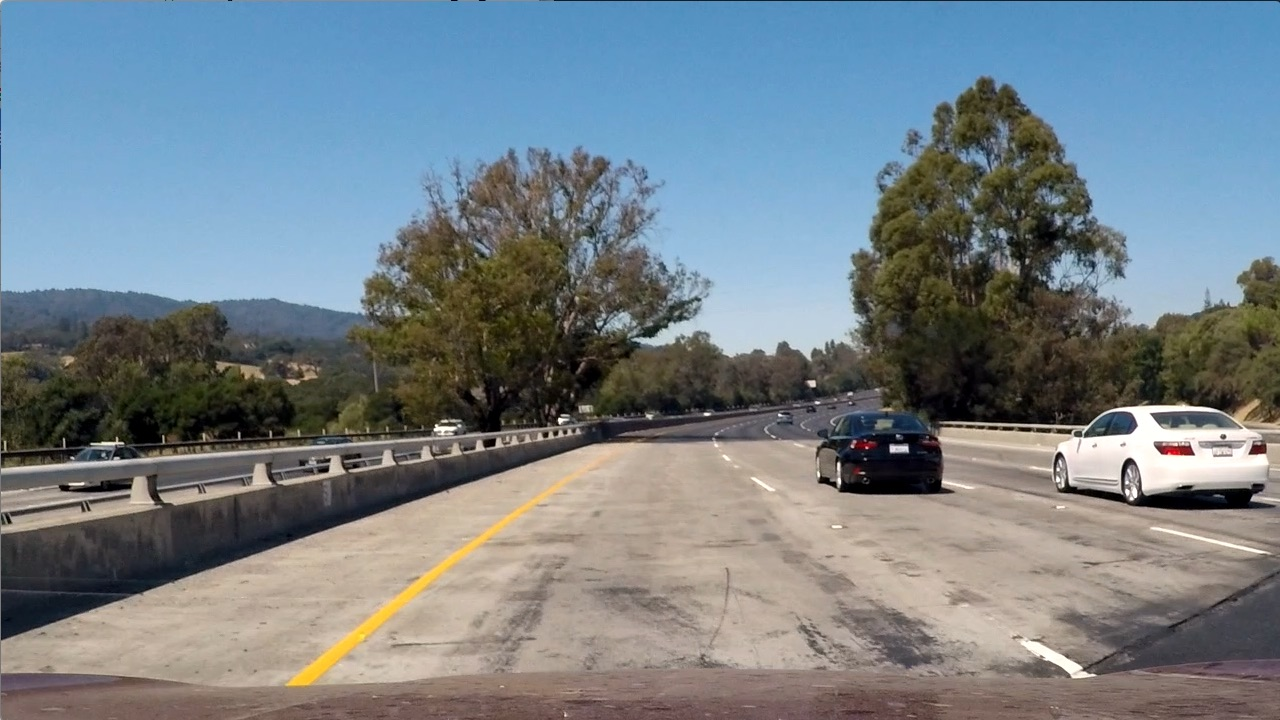
#> input picture computer_vision/Gradients_and_Color_Spaces/test1.jpg, 1280 x 720 px
$ python rgb_to_hls.py
#> lines starting #> are read from the running program, lines starting #| are printed output that depends on the picture; after the words box and inside, x2 and y2 are one past the last pixel; in counts of white or black regions, pixels touching at a corner belong together
import matplotlib.pyplot as plt
import matplotlib.image as mpimg
import numpy as np
import cv2

# Read in an image, you can also try test1.jpg or test4.jpg
image = mpimg.imread('test1.jpg')
#> image is the input picture: shape (720, 1280, 3); mean R, G, B 117.5, 128.7, 135.5

# Define a function that thresholds the S-channel of HLS
# Use exclusive lower bound (>) and inclusive upper (<=)
def hls_select(img, thresh=(0, 255)):
    # 1) Convert to HLS color space
#> called with thresh = (90, 255)
    hls = cv2.cvtColor(img, cv2.COLOR_RGB2HLS)
#> hls: shape (720, 1280, 3); mean of channels 0, 1, 2 60.2, 126.7, 74.4
    s_channel = hls[:,:,2]
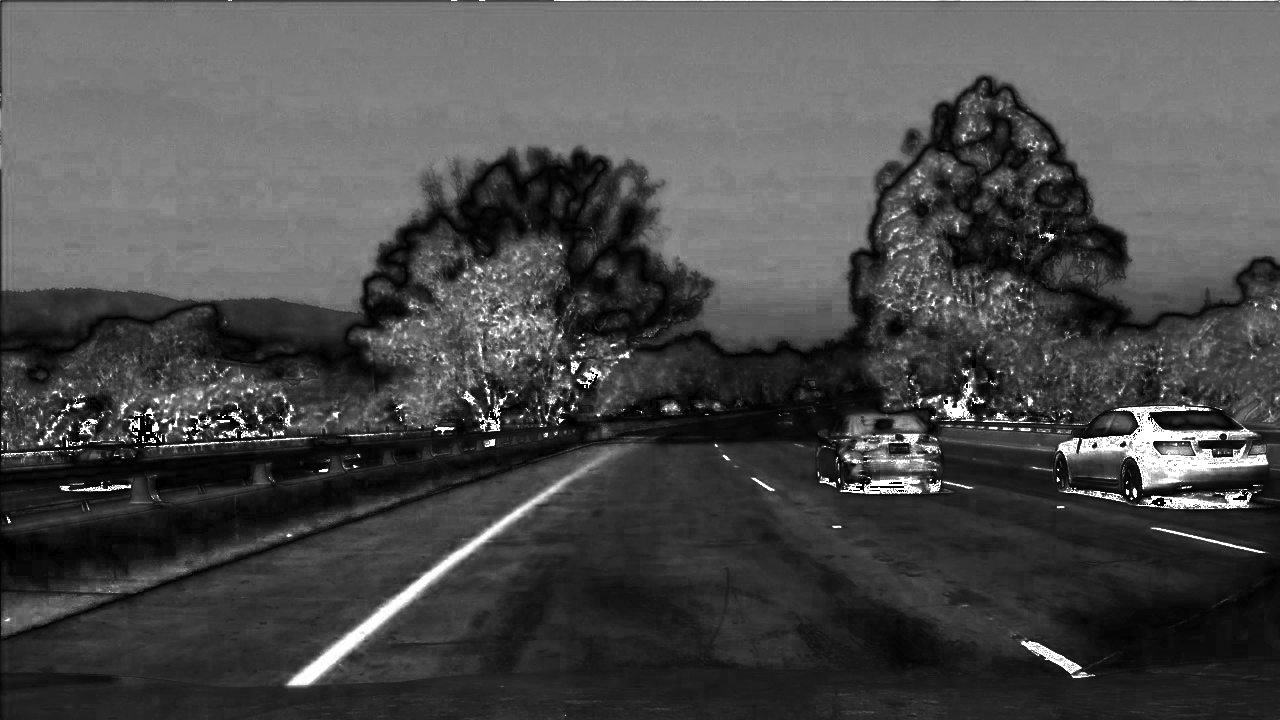
#> s_channel: shape (720, 1280); min 0, max 255, mean 74.4
    # 2) Apply a threshold to the S channel
    # 3) Return a binary image of threshold result
    binary_output = np.zeros_like(s_channel)
    binary_output[(s_channel > thresh[0]) & (s_channel <= thresh[1])] = 1
    #binary_output = np.copy(img) # placeholder line
    return binary_output

hls_binary = hls_select(image, thresh=(90, 255))
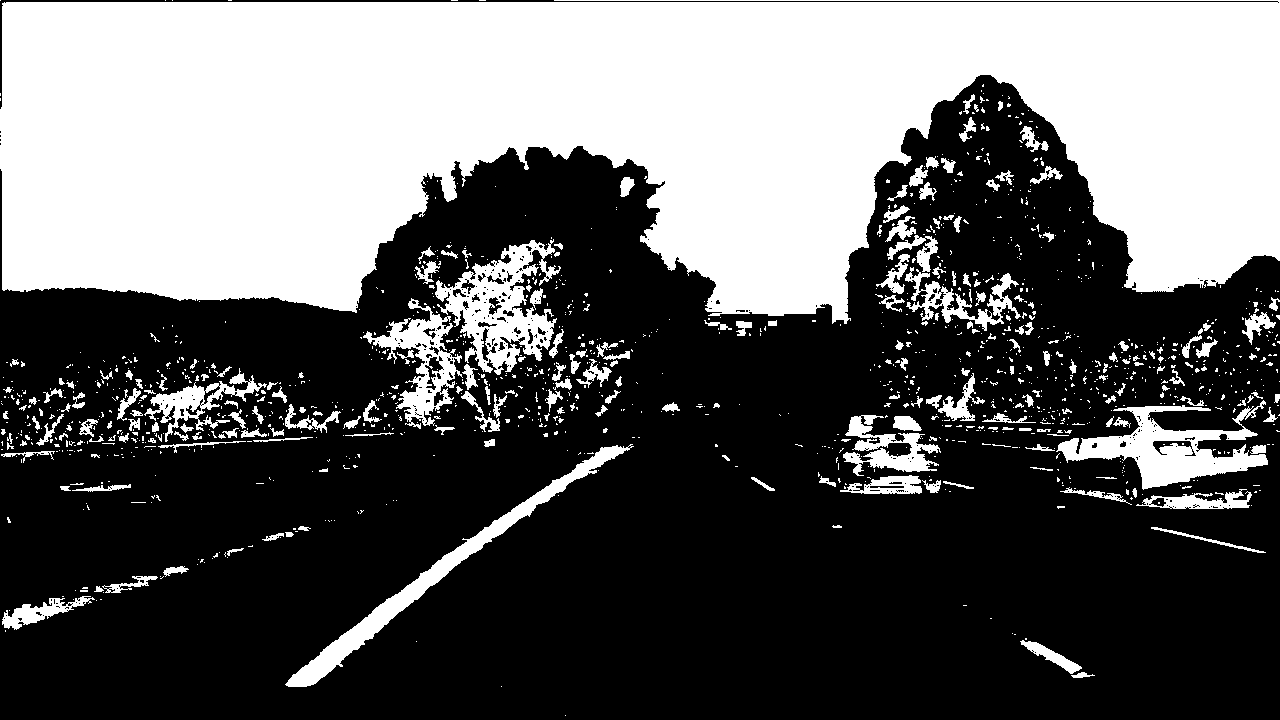
#> hls_binary: shape (720, 1280); values 0 (black) and 1 (white), 38.8% white; 1339 white regions (1101 under 20 px), largest, box (x1, y1, x2, y2) and area: (0, 0, 1280, 324) 299026, (435, 239, 561, 375) 7257, (1056, 400, 1268, 490) 7165

# Plot the result
f, (ax1, ax2) = plt.subplots(1, 2, figsize=(24, 9))
f.tight_layout()
ax1.imshow(image)
ax1.set_title('Original Image', fontsize=50)
ax2.imshow(hls_binary, cmap='gray')
ax2.set_title('Thresholded S', fontsize=50)
plt.subplots_adjust(left=0., right=1, top=0.9, bottom=0.)
plt.show()
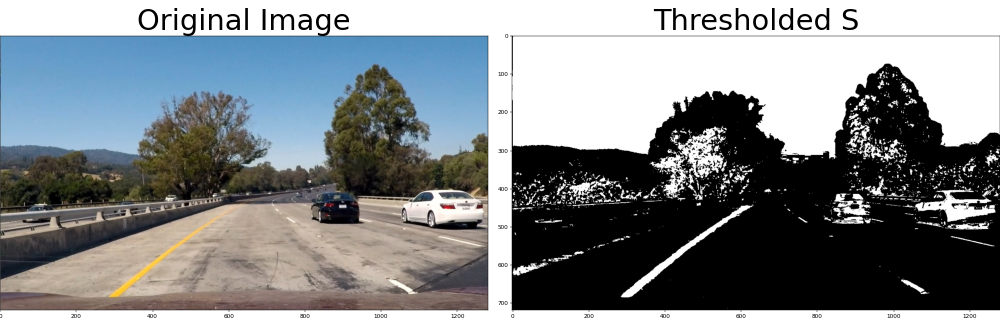
#> figure drawn by matplotlib, 2 panels

$ run again, with computer_vision/Gradients_and_Color_Spaces/test4.jpg copied over computer_vision/Gradients_and_Color_Spaces/test1.jpg
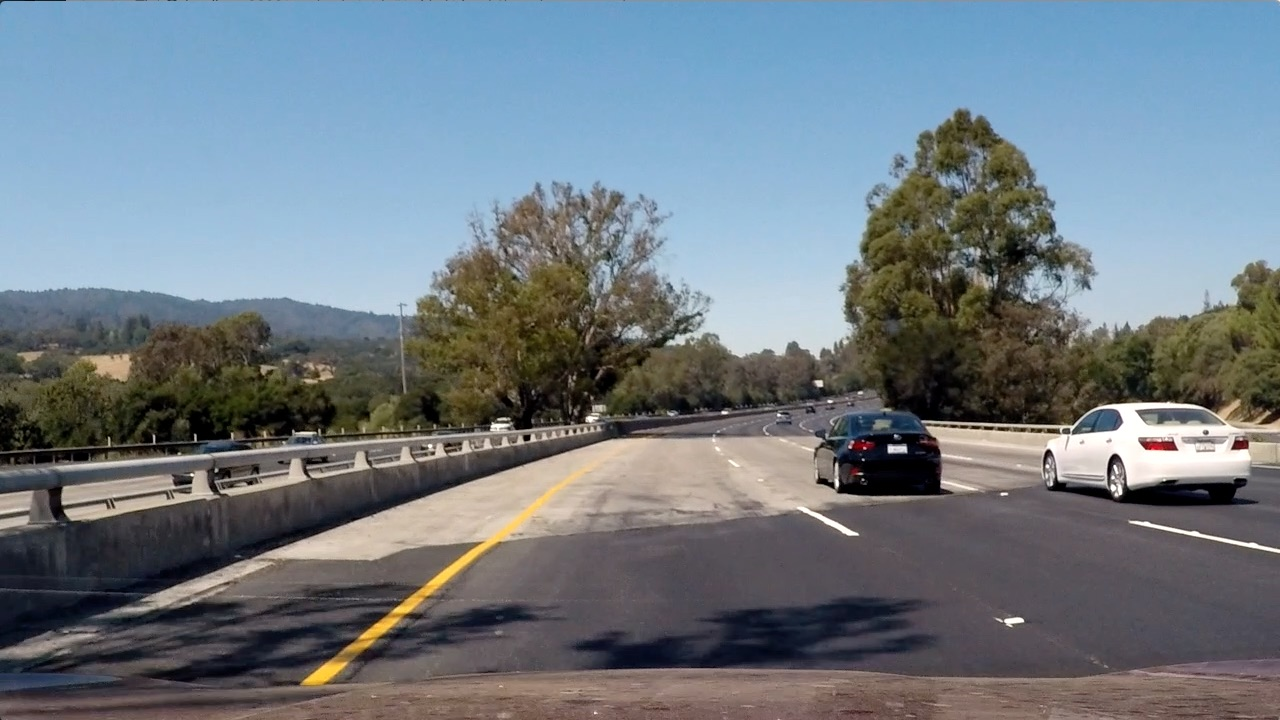
#> input picture computer_vision/Gradients_and_Color_Spaces/test4.jpg, 1280 x 720 px
#> image is the input picture: shape (720, 1280, 3); mean R, G, B 112.2, 122.7, 130.9
#> hls: shape (720, 1280, 3); mean of channels 0, 1, 2 80.5, 121.4, 71.8
#> `hls_binary = hls_select(image, thresh=(90, 255))`:
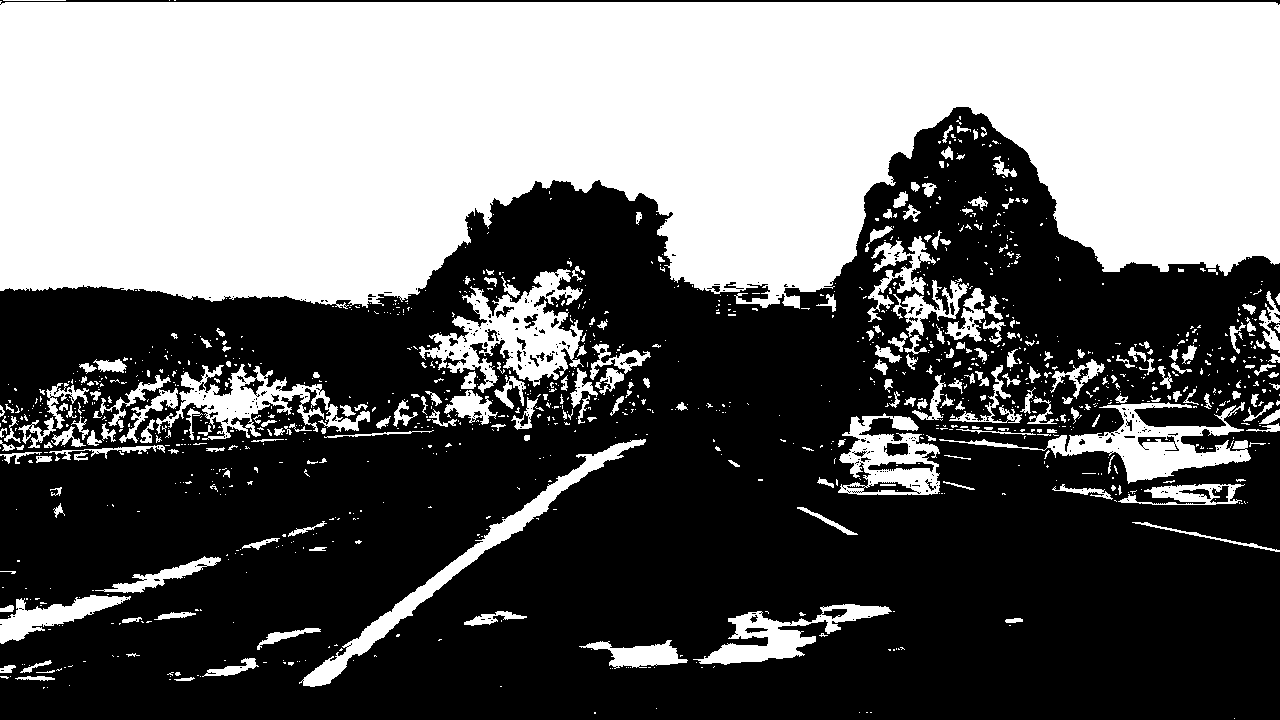
#> hls_binary: shape (720, 1280); values 0 (black) and 1 (white), 42.1% white; 1215 white regions (963 under 20 px), largest, box (x1, y1, x2, y2) and area: (0, 1, 1280, 309) 315563, (419, 269, 584, 393) 8217, (939, 402, 1251, 484) 6713
#> `plt.show()`:
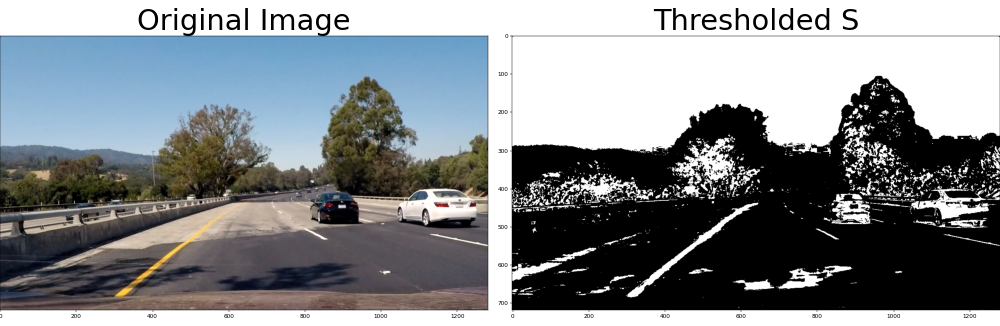
#> figure drawn by matplotlib, 2 panels

$ run again, with computer_vision/Gradients_and_Color_Spaces/test6.jpg copied over computer_vision/Gradients_and_Color_Spaces/test1.jpg
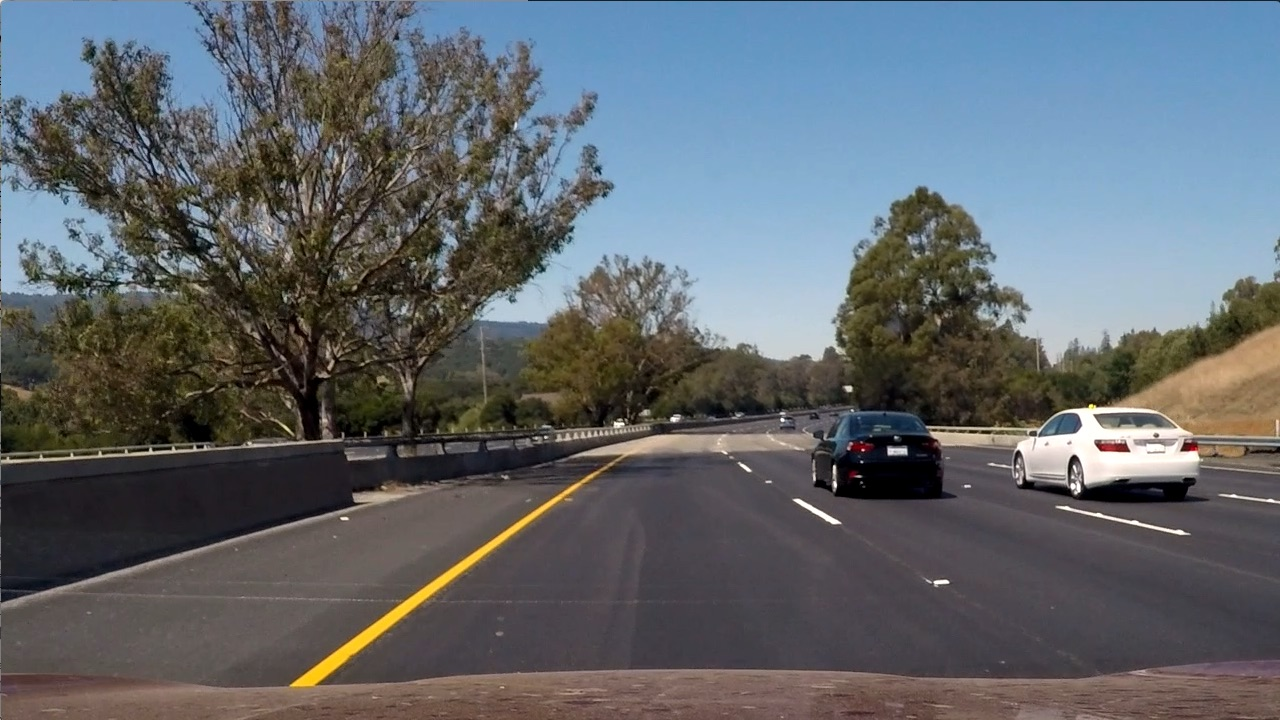
#> input picture computer_vision/Gradients_and_Color_Spaces/test6.jpg, 1280 x 720 px
#> image is the input picture: shape (720, 1280, 3); mean R, G, B 97, 102.6, 107.9
#> hls: shape (720, 1280, 3); mean of channels 0, 1, 2 76.7, 102.2, 57.5
#> `hls_binary = hls_select(image, thresh=(90, 255))`:
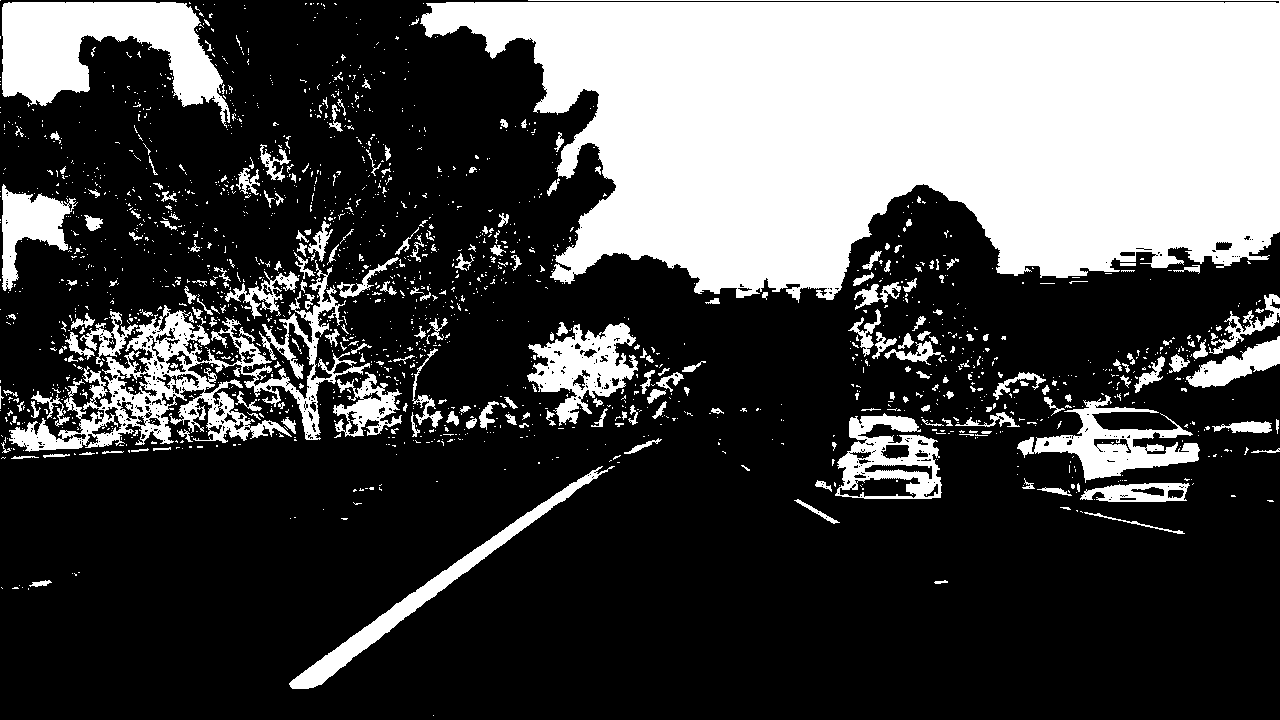
#> hls_binary: shape (720, 1280); values 0 (black) and 1 (white), 29.6% white; 1863 white regions (1622 under 20 px), largest, box (x1, y1, x2, y2) and area: (420, 0, 1280, 303) 187403, (9, 260, 370, 452) 15586, (2, 2, 230, 128) 14787
#> `plt.show()`:
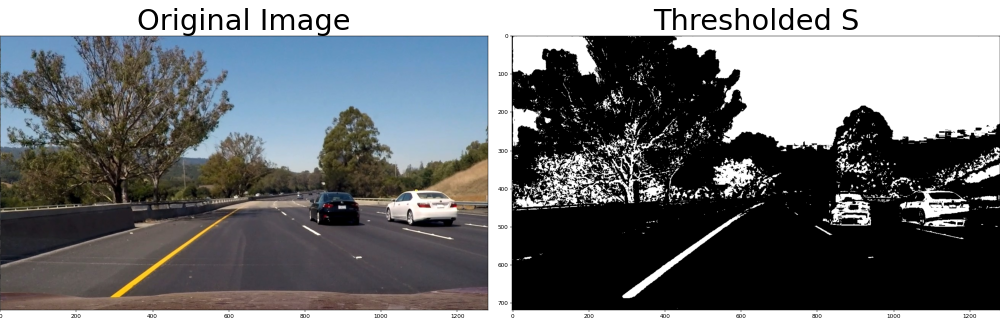
#> figure drawn by matplotlib, 2 panels

$ run again, with computer_vision/Gradients_and_Color_Spaces/bridge_shadow.jpg copied over computer_vision/Gradients_and_Color_Spaces/test1.jpg
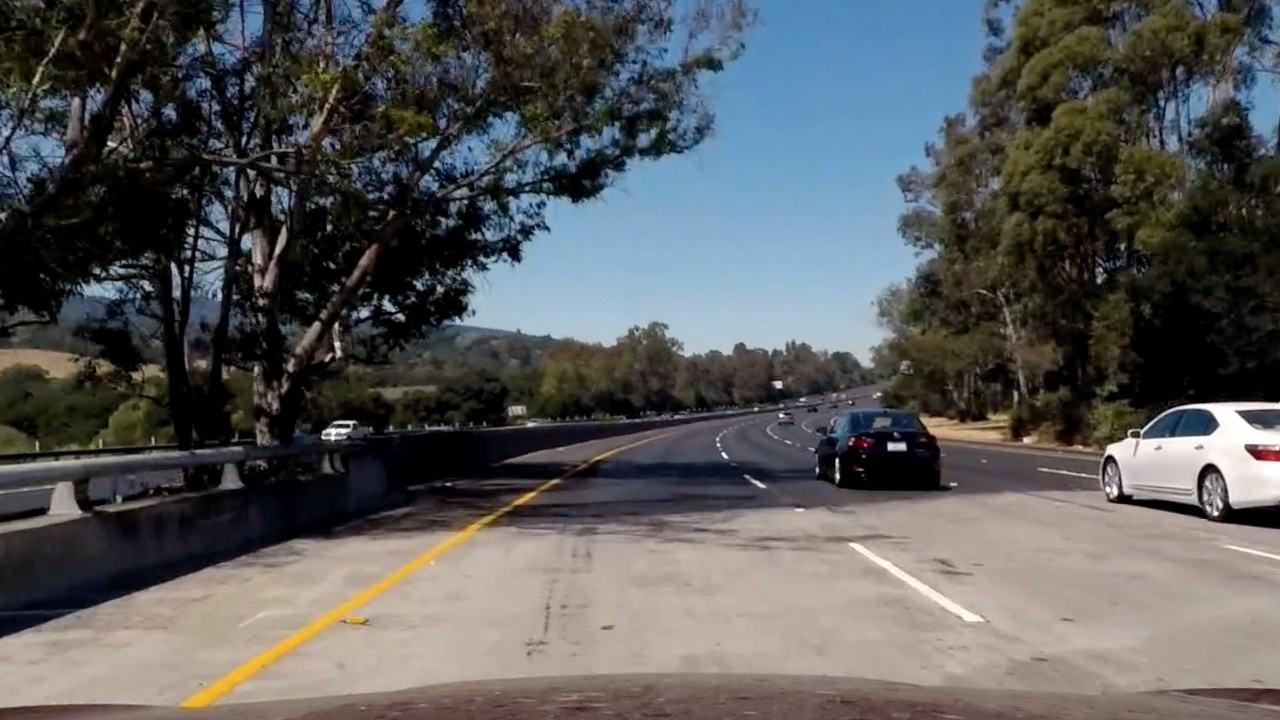
#> input picture computer_vision/Gradients_and_Color_Spaces/bridge_shadow.jpg, 1280 x 720 px
#> image is the input picture: shape (720, 1280, 3); mean R, G, B 89.7, 90.6, 90.8
#> hls: shape (720, 1280, 3); mean of channels 0, 1, 2 55.3, 90.3, 67
#> `hls_binary = hls_select(image, thresh=(90, 255))`:
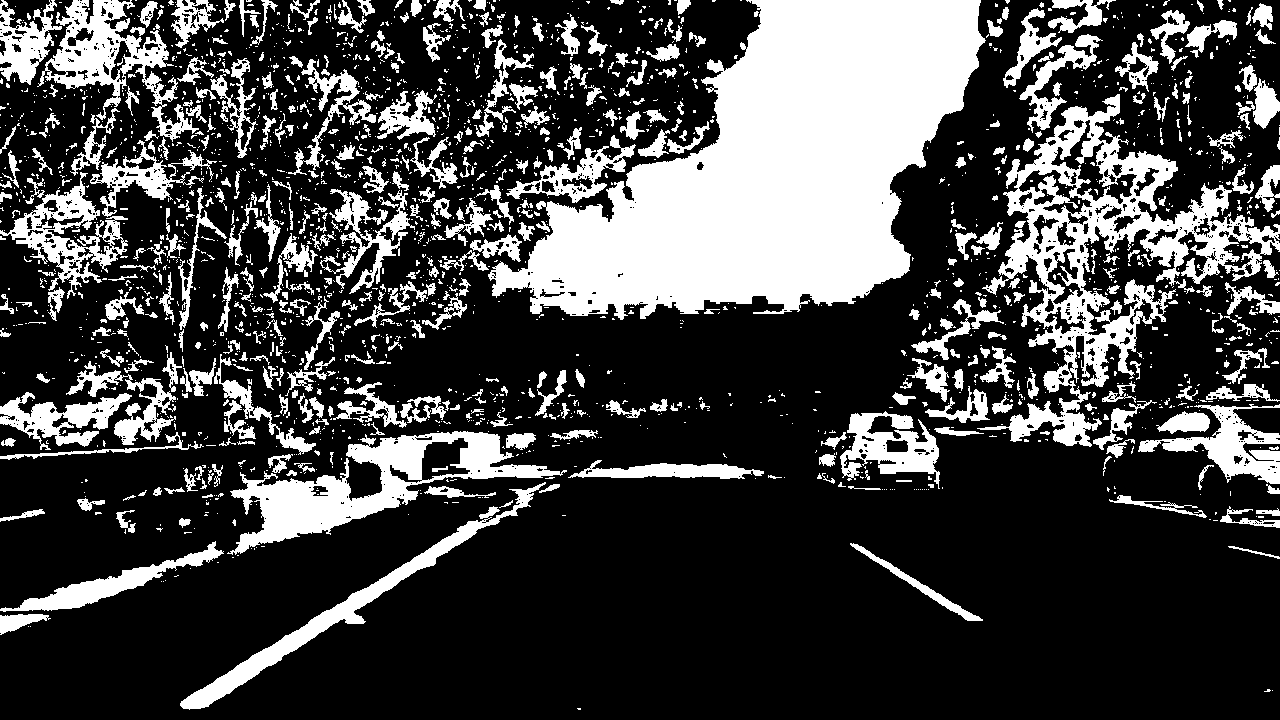
#> hls_binary: shape (720, 1280); values 0 (black) and 1 (white), 26.8% white; 2234 white regions (1744 under 20 px), largest, box (x1, y1, x2, y2) and area: (488, 0, 986, 320) 86530, (977, 94, 1280, 447) 26264, (227, 431, 567, 555) 12177
#> `plt.show()`:
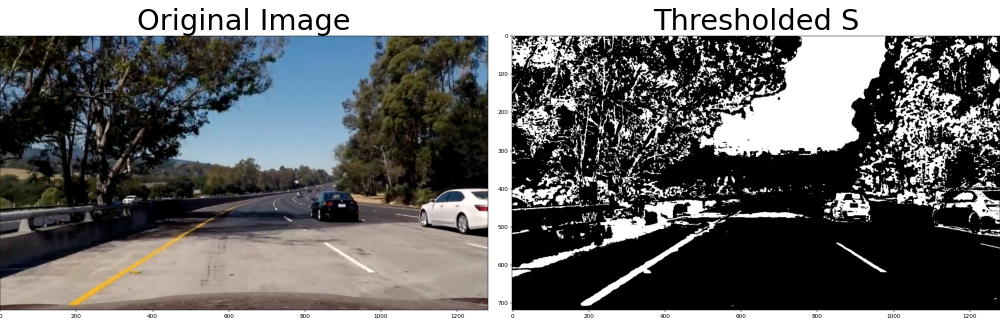
#> figure drawn by matplotlib, 2 panels
